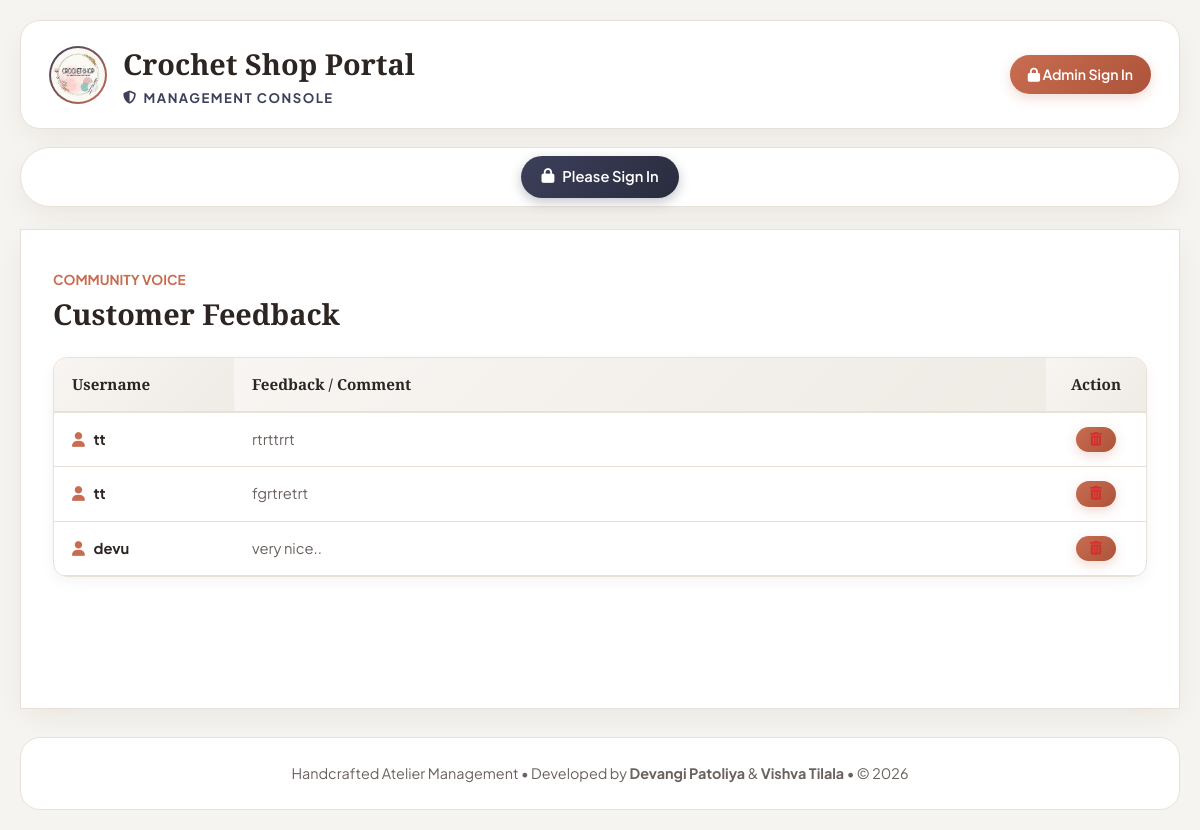
Page /admin/index.php?page=viewfeedback on the committed database.
### tables this page shows
CREATE TABLE `feedback` (
  `f_id` int(10) NOT NULL AUTO_INCREMENT,
  `r_id` int(10) NOT NULL,
  `r_username` varchar(20) NOT NULL,
  `f_comment` varchar(20) NOT NULL,
  PRIMARY KEY (`f_id`)
);

### admin/include/viewfeedback.php (the view, shortened to what this page needs)
<div id="main_feed">
	<div style="text-align:left; margin-bottom:20px;">
		<span style="font-size:0.85rem; font-weight:700; color:var(--primary); text-transform:uppercase;">Community Voice</span>
		<h2 style="font-family:var(--font-heading); font-size:1.8rem; color:var(--text-primary); margin:0;">
			Customer Feedback
		</h2>
	</div>
	<?php
		$result = mysql_query("SELECT * FROM feedback");
		if($result && mysql_num_rows($result) > 0) {
			echo "<table>
				<thead>
					<tr>
						<th style='width:180px;'>Username</th>
						<th>Feedback / Comment</th>
						<th style='text-align:center; width:100px;'>Action</th>
					</tr>
				</thead>
				<tbody>";
			while($row = mysql_fetch_array($result)) {
				$f_id = $row['f_id'];
				echo "<tr>
					<td style='font-weight:700; color:var(--text-primary);'><i class='fa-solid fa-user' style='color:var(--primary); margin-right:6px;'></i> ".htmlspecialchars($row['r_username'])."</td>
					<td style='color:var(--text-secondary); line-height:1.6;'>".htmlspecialchars($row['f_comment'])."</td>
					<td style='text-align:center;'>
						<a href='action/deletefeedback.php?f_id=$f_id' onclick='return f2();' class='btn btn-secondary' style='padding:6px 14px; font-size:0.85rem; color:#D32F2F !important;' title='Delete'>
							<i class='fa-solid fa-trash-can'></i>
						</a>
					</td>
				</tr>";
			}
			echo "</tbody></table>";
		} else {
			echo "<div style='text-align:center; padding:40px; color:var(--text-secondary);'>No customer feedback submitted yet.</div>";
		}
	?>
</div>

### admin/css/css.css (style rules this page uses)
:root { --primary: #C86D51; --primary-dark: #AC5339; --primary-light: #F7EAE5; --primary-glow: rgba(200, 109, 81, 0.25); --secondary: #5B8266; --secondary-dark: #466750; --secondary-light: #EBF2ED; --admin-accent: #3D405B; --accent-gold: #DDA15E; --bg-page: #F6F4F0; --bg-surface: #FFFFFF; --bg-subtle: #EFEBE5; --text-primary: #2D2522; --text-secondary: #6B625E; --text-muted: #9C938E; --border-light: #E8E1D9; --border-stitch: #D8CCC0; --font-heading: 'Playfair Display', Georgia, serif; --font-body: 'Plus Jakarta Sans', -apple-system, BlinkMacSystemFont, "Segoe UI", Roboto, sans-serif; --radius-sm: 8px; --radius-md: 14px; --radius-lg: 20px; --radius-full: 9999px; --shadow-subtle: 0 4px 14px rgba(60, 40, 30, 0.05); --shadow-card: 0 10px 30px -6px rgba(60, 40, 30, 0.08); --shadow-hover: 0 16px 36px -6px rgba(200, 109, 81, 0.16); --transition: all 0.3s cubic-bezier(0.25, 0.8, 0.25, 1); }
*, *::before, *::after { box-sizing: border-box; margin: 0; padding: 0; }
body { font-family: var(--font-body); color: var(--text-primary); background-color: var(--bg-page); line-height: 1.6; min-height: 100vh; padding: 20px; }
a { color: var(--primary); text-decoration: none; transition: var(--transition); }
table, table[border] { border: none !important; border-collapse: separate !important; border-spacing: 0 !important; width: 100%; margin: 20px auto; background: #FFFFFF; border-radius: var(--radius-md); box-shadow: var(--shadow-subtle); overflow: hidden; border: 1px solid var(--border-light) !important; }
table th { background: linear-gradient(135deg, #F8F5F2 0%, #EFEBE5 100%); color: var(--text-primary); font-family: var(--font-heading); font-weight: 700; font-size: 0.95rem; padding: 14px 18px; text-align: left; border-bottom: 2px solid var(--border-light); }
table td { padding: 14px 18px; border-bottom: 1px solid var(--border-light); color: var(--text-primary); font-size: 0.92rem; vertical-align: middle; }
.btn, button, input[type="submit"], .button { display: inline-flex; align-items: center; justify-content: center; gap: 8px; background: linear-gradient(135deg, var(--primary) 0%, var(--primary-dark) 100%); color: #FFFFFF !important; padding: 10px 22px; border-radius: var(--radius-full); border: none; font-family: var(--font-body); font-size: 0.92rem; font-weight: 700; cursor: pointer; box-shadow: 0 4px 12px var(--primary-glow); transition: var(--transition); text-decoration: none !important; }

### rows in the picture
feedback: r_username "tt", f_comment "rtrttrrt"
feedback: r_username "tt", f_comment "fgrtretrt"
feedback: r_username "devu", f_comment "very nice.."
